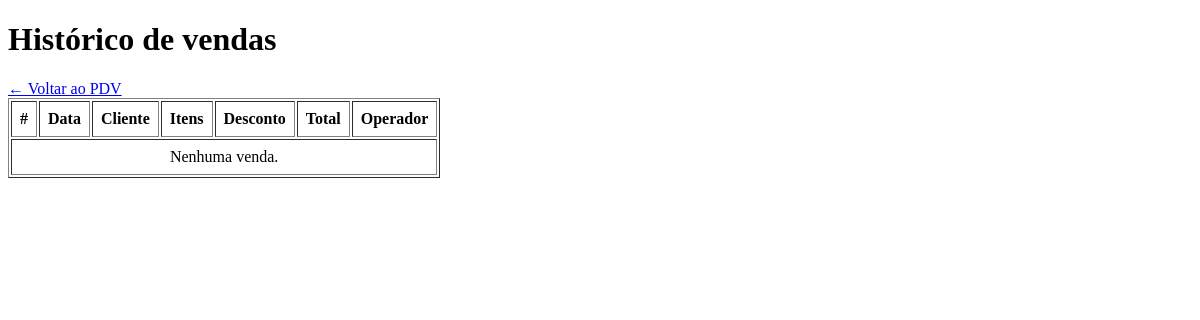
Before: /pdv/historico (signed in) with the older database file.
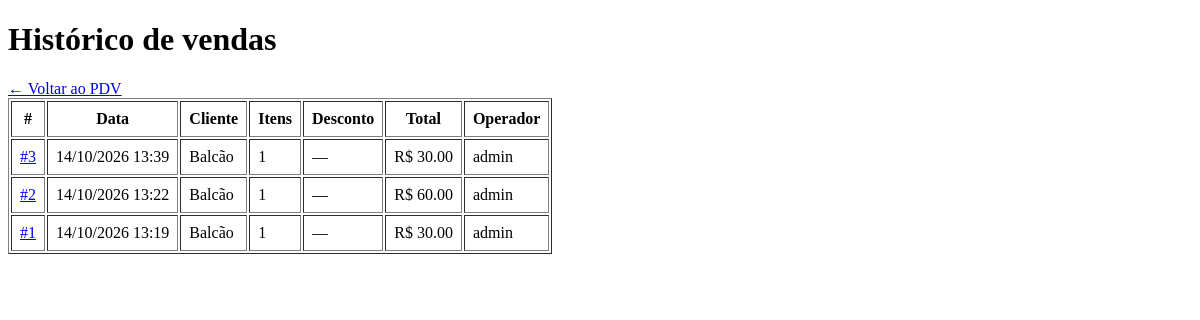
After: the same page with the newer database file.
### app/models/venda.py (models this page shows, shortened)
class Venda(Base):
    __tablename__ = "vendas"
    id = Column(Integer, primary_key=True, index=True)
    cliente_id = Column(
        Integer,
        ForeignKey("clientes.id", ondelete="SET NULL"),
        nullable=True
    )
    usuario_id = Column(
        Integer,
        ForeignKey("usuarios.id", ondelete="SET NULL"),
        nullable=True
    )
    desconto_percentual = Column(
        Float,
        nullable=False,
        default=0.0
    )
    total_bruto = Column(
        Float,
        nullable=False,
        default=0.0
    )
    total_liquido = Column(
        Float,
        nullable=False,
        default=0.0
    )
    forma_pagamento_1 = Column(
        String(30),
        nullable=True
    )
    valor_pagamento_1 = Column(
        Float,
        nullable=False,
        default=0.0
    )
    forma_pagamento_2 = Column(
        String(30),
        nullable=True
    )
    valor_pagamento_2 = Column(
        Float,
        nullable=False,
        default=0.0
    )
    observacao = Column(
        String(255),
        nullable=True
    )
    criado_em = Column(
        DateTime,
        server_default=func.now()
    )
    cliente = relationship(
        "Cliente",
        back_populates="vendas"
    )
    usuario = relationship(
        "Usuario",
        backref="vendas"
    )
    itens = relationship(
        "ItemVenda",
        back_populates="venda",
        cascade="all, delete-orphan"
    )

### app/models/usuarios.py (models this page shows)
class Usuario(Base):
    __tablename__ = "usuarios"
    id = Column(Integer, primary_key=True, autoincrement=True)
    nome = Column(String(100), nullable=False)
    email = Column(String(150), unique=True, nullable=False)
    senha_hash = Column(String(255), nullable=False)
    role = Column(String(20), nullable=False, default="operador")
    ativo = Column(Boolean, default=True)
    criando_em = Column(DateTime, server_default=func.now())

### app/controllers/pdv_controller.py (the view)
@router.get("/historico")
def historico_vendas(
    request: Request,
    db: Session = Depends(get_db),
    usuario=Depends(get_usuario_logado)
):
    vendas = (
        db.query(Venda)
        .order_by(Venda.criado_em.desc())
        .limit(100)
        .all()
    )
    return templates.TemplateResponse(
        request,
        "pdv/historico.html",
        {
            "request": request,
            "usuario": usuario,
            "vendas": vendas,
        }
    )

### app/templates/pdv/historico.html
<!DOCTYPE html>
<html lang="pt-br">
<head><meta charset="UTF-8"><title>Histórico de Vendas — AAPM SENAI</title></head>
<body>
    <h1>Histórico de vendas</h1>
    <a href="/pdv">← Voltar ao PDV</a>
    <table border="1" cellpadding="8">
        <thead>
            <tr>
                <th>#</th>
                <th>Data</th>
                <th>Cliente</th>
                <th>Itens</th>
                <th>Desconto</th>
                <th>Total</th>
                <th>Operador</th>
            </tr>
        </thead>
        <tbody>
            {% for v in vendas %}
            <tr>
                <td><a href="/pdv/venda/{{ v.id }}">#{{ v.id }}</a></td>
                <td>{{ v.criado_em.strftime('%d/%m/%Y %H:%M') }}</td>
                <td>{{ v.cliente.nome if v.cliente else "Balcão" }}</td>
                <td>{{ v.itens | length }}</td>
                <td>
                    {% if v.desconto_percentual > 0 %}
                        <span style="color:green">
                            {{ v.desconto_percentual|int }}%
                            (− R$ {{ "%.2f"|format(v.desconto_valor) }})
                        </span>
                    {% else %}—{% endif %}
                </td>
                <td>R$ {{ "%.2f"|format(v.total_liquido) }}</td>
                <td>{{ v.usuario.nome if v.usuario else "—" }}</td>
            </tr>
            {% endfor %}
            {% if not vendas %}
            <tr><td colspan="7" style="text-align:center">Nenhuma venda.</td></tr>
            {% endif %}
        </tbody>
    </table>
</body>
</html>

Changed rows visible on the page:
added Venda: id "3", criado_em "14/10/2026 13:39", cliente "Balcão", itens|length "1", total_liquido "30.00", usuario "admin"
added Venda: id "2", criado_em "14/10/2026 13:22", cliente "Balcão", itens|length "1", total_liquido "60.00", usuario "admin"
added Venda: id "1", criado_em "14/10/2026 13:19", cliente "Balcão", itens|length "1", total_liquido "30.00", usuario "admin"
Other visible differences:
text no longer shown: "Nenhuma venda."
